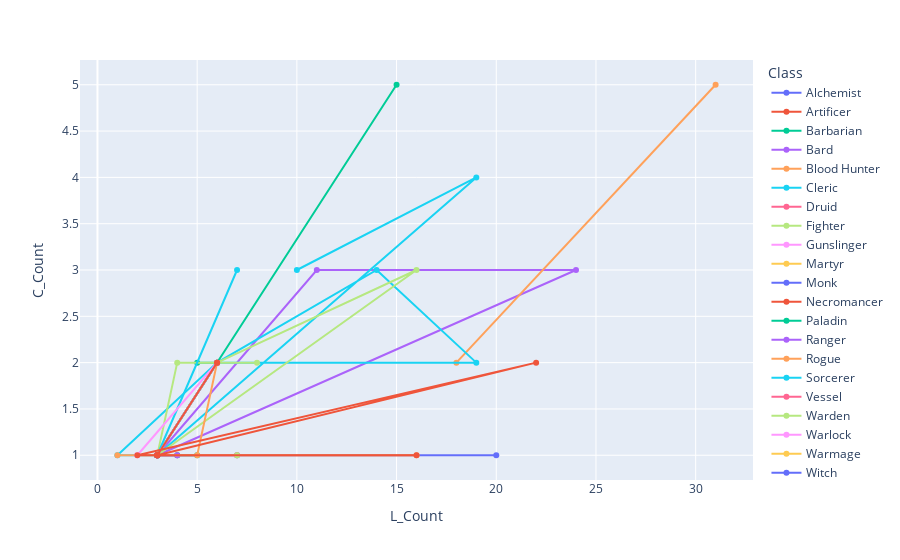

The notebook cell saved with this chart:
### Code cell
fig = px.line(Tab_Cla2, x="L_Count", y="C_Count", color="Class", markers=True)#symbol="Class"
fig.update_layout(scattergap=0.75)
fig.show()

### Figure 1 — Plotly figure (JSON) as saved in the notebook; plotly's stock layout.template omitted (floating-point values rounded to 4 significant figures)
{"data": [{"hovertemplate": "Class=Alchemist<br>L_Count=%{x}<br>C_Count=%{y}<extra></extra>", "legendgroup": "Alchemist", "line": {"color": "#636efa", "dash": "solid"}, "marker": {"symbol": "circle"}, "mode": "lines+markers", "name": "Alchemist", "orientation": "v", "showlegend": true, "x": [3, 3, 3], "xaxis": "x", "y": [1, 1, 1], "yaxis": "y", "type": "scatter"}, {"hovertemplate": "Class=Artificer<br>L_Count=%{x}<br>C_Count=%{y}<extra></extra>", "legendgroup": "Artificer", "line": {"color": "#EF553B", "dash": "solid"}, "marker": {"symbol": "circle"}, "mode": "lines+markers", "name": "Artificer", "orientation": "v", "showlegend": true, "x": [6, 3], "xaxis": "x", "y": [2, 1], "yaxis": "y", "type": "scatter"}, {"hovertemplate": "Class=Barbarian<br>L_Count=%{x}<br>C_Count=%{y}<extra></extra>", "legendgroup": "Barbarian", "line": {"color": "#00cc96", "dash": "solid"}, "marker": {"symbol": "circle"}, "mode": "lines+markers", "name": "Barbarian", "orientation": "v", "showlegend": true, "x": [5, 6, 3], "xaxis": "x", "y": [2, 2, 1], "yaxis": "y", "type": "scatter"}, {"hovertemplate": "Class=Bard<br>L_Count=%{x}<br>C_Count=%{y}<extra></extra>", "legendgroup": "Bard", "line": {"color": "#ab63fa", "dash": "solid"}, "marker": {"symbol": "circle"}, "mode": "lines+markers", "name": "Bard", "orientation": "v", "showlegend": true, "x": [3, 24, 11, 3, 3], "xaxis": "x", "y": [1, 3, 3, 1, 1], "yaxis": "y", "type": "scatter"}, {"hovertemplate": "Class=Blood Hunter<br>L_Count=%{x}<br>C_Count=%{y}<extra></extra>", "legendgroup": "Blood Hunter", "line": {"color": "#FFA15A", "dash": "solid"}, "marker": {"symbol": "circle"}, "mode": "lines+markers", "name": "Blood Hunter", "orientation": "v", "showlegend": true, "x": [31, 18], "xaxis": "x", "y": [5, 2], "yaxis": "y", "type": "scatter"}, {"hovertemplate": "Class=Cleric<br>L_Count=%{x}<br>C_Count=%{y}<extra></extra>", "legendgroup": "Cleric", "line": {"color": "#19d3f3", "dash": "solid"}, "marker": {"symbol": "circle"}, "mode": "lines+markers", "name": "Cleric", "orientation": "v", "showlegend": true, "x": [3, 6, 3, 3, 3, 3, 6, 19, 14, 6, 1, 3, 19, 10], "xaxis": "x", "y": [1, 2, 1, 1, 1, 1, 2, 2, 3, 2, 1, 1, 4, 3], "yaxis": "y", "type": "scatter"}, {"hovertemplate": "Class=Druid<br>L_Count=%{x}<br>C_Count=%{y}<extra></extra>", "legendgroup": "Druid", "line": {"color": "#FF6692", "dash": "solid"}, "marker": {"symbol": "circle"}, "mode": "lines+markers", "name": "Druid", "orientation": "v", "showlegend": true, "x": [4], "xaxis": "x", "y": [1], "yaxis": "y", "type": "scatter"}, {"hovertemplate": "Class=Fighter<br>L_Count=%{x}<br>C_Count=%{y}<extra></extra>", "legendgroup": "Fighter", "line": {"color": "#B6E880", "dash": "solid"}, "marker": {"symbol": "circle"}, "mode": "lines+markers", "name": "Fighter", "orientation": "v", "showlegend": true, "x": [8, 4, 3, 3, 16, 6], "xaxis": "x", "y": [2, 2, 1, 1, 3, 2], "yaxis": "y", "type": "scatter"}, {"hovertemplate": "Class=Gunslinger<br>L_Count=%{x}<br>C_Count=%{y}<extra></extra>", "legendgroup": "Gunslinger", "line": {"color": "#FF97FF", "dash": "solid"}, "marker": {"symbol": "circle"}, "mode": "lines+markers", "name": "Gunslinger", "orientation": "v", "showlegend": true, "x": [3, 7], "xaxis": "x", "y": [1, 1], "yaxis": "y", "type": "scatter"}, {"hovertemplate": "Class=Martyr<br>L_Count=%{x}<br>C_Count=%{y}<extra></extra>", "legendgroup": "Martyr", "line": {"color": "#FECB52", "dash": "solid"}, "marker": {"symbol": "circle"}, "mode": "lines+markers", "name": "Martyr", "orientation": "v", "showlegend": true, "x": [3, 6], "xaxis": "x", "y": [1, 2], "yaxis": "y", "type": "scatter"}, {"hovertemplate": "Class=Monk<br>L_Count=%{x}<br>C_Count=%{y}<extra></extra>", "legendgroup": "Monk", "line": {"color": "#636efa", "dash": "solid"}, "marker": {"symbol": "circle"}, "mode": "lines+markers", "name": "Monk", "orientation": "v", "showlegend": true, "x": [3, 7, 3, 20], "xaxis": "x", "y": [1, 1, 1, 1], "yaxis": "y", "type": "scatter"}, {"hovertemplate": "Class=Necromancer<br>L_Count=%{x}<br>C_Count=%{y}<extra></extra>", "legendgroup": "Necromancer", "line": {"color": "#EF553B", "dash": "solid"}, "marker": {"symbol": "circle"}, "mode": "lines+markers", "name": "Necromancer", "orientation": "v", "showlegend": true, "x": [3, 3, 3], "xaxis": "x", "y": [1, 1, 1], "yaxis": "y", "type": "scatter"}, {"hovertemplate": "Class=Paladin<br>L_Count=%{x}<br>C_Count=%{y}<extra></extra>", "legendgroup": "Paladin", "line": {"color": "#00cc96", "dash": "solid"}, "marker": {"symbol": "circle"}, "mode": "lines+markers", "name": "Paladin", "orientation": "v", "showlegend": true, "x": [15, 3, 5, 3, 4], "xaxis": "x", "y": [5, 1, 1, 1, 1], "yaxis": "y", "type": "scatter"}, {"hovertemplate": "Class=Ranger<br>L_Count=%{x}<br>C_Count=%{y}<extra></extra>", "legendgroup": "Ranger", "line": {"color": "#ab63fa", "dash": "solid"}, "marker": {"symbol": "circle"}, "mode": "lines+markers", "name": "Ranger", "orientation": "v", "showlegend": true, "x": [3, 4], "xaxis": "x", "y": [1, 1], "yaxis": "y", "type": "scatter"}, {"hovertemplate": "Class=Rogue<br>L_Count=%{x}<br>C_Count=%{y}<extra></extra>", "legendgroup": "Rogue", "line": {"color": "#FFA15A", "dash": "solid"}, "marker": {"symbol": "circle"}, "mode": "lines+markers", "name": "Rogue", "orientation": "v", "showlegend": true, "x": [7, 3, 1, 3, 16, 3, 3, 5, 6, 3], "xaxis": "x", "y": [1, 1, 1, 1, 1, 1, 1, 1, 2, 1], "yaxis": "y", "type": "scatter"}, {"hovertemplate": "Class=Sorcerer<br>L_Count=%{x}<br>C_Count=%{y}<extra></extra>", "legendgroup": "Sorcerer", "line": {"color": "#19d3f3", "dash": "solid"}, "marker": {"symbol": "circle"}, "mode": "lines+markers", "name": "Sorcerer", "orientation": "v", "showlegend": true, "x": [3, 3, 3, 7, 3, 6], "xaxis": "x", "y": [1, 1, 1, 3, 1, 2], "yaxis": "y", "type": "scatter"}, {"hovertemplate": "Class=Vessel<br>L_Count=%{x}<br>C_Count=%{y}<extra></extra>", "legendgroup": "Vessel", "line": {"color": "#FF6692", "dash": "solid"}, "marker": {"symbol": "circle"}, "mode": "lines+markers", "name": "Vessel", "orientation": "v", "showlegend": true, "x": [3], "xaxis": "x", "y": [1], "yaxis": "y", "type": "scatter"}, {"hovertemplate": "Class=Warden<br>L_Count=%{x}<br>C_Count=%{y}<extra></extra>", "legendgroup": "Warden", "line": {"color": "#B6E880", "dash": "solid"}, "marker": {"symbol": "circle"}, "mode": "lines+markers", "name": "Warden", "orientation": "v", "showlegend": true, "x": [7], "xaxis": "x", "y": [1], "yaxis": "y", "type": "scatter"}, {"hovertemplate": "Class=Warlock<br>L_Count=%{x}<br>C_Count=%{y}<extra></extra>", "legendgroup": "Warlock", "line": {"color": "#FF97FF", "dash": "solid"}, "marker": {"symbol": "circle"}, "mode": "lines+markers", "name": "Warlock", "orientation": "v", "showlegend": true, "x": [3, 3, 3, 6, 6, 2], "xaxis": "x", "y": [1, 1, 1, 2, 2, 1], "yaxis": "y", "type": "scatter"}, {"hovertemplate": "Class=Warmage<br>L_Count=%{x}<br>C_Count=%{y}<extra></extra>", "legendgroup": "Warmage", "line": {"color": "#FECB52", "dash": "solid"}, "marker": {"symbol": "circle"}, "mode": "lines+markers", "name": "Warmage", "orientation": "v", "showlegend": true, "x": [3, 3], "xaxis": "x", "y": [1, 1], "yaxis": "y", "type": "scatter"}, {"hovertemplate": "Class=Witch<br>L_Count=%{x}<br>C_Count=%{y}<extra></extra>", "legendgroup": "Witch", "line": {"color": "#636efa", "dash": "solid"}, "marker": {"symbol": "circle"}, "mode": "lines+markers", "name": "Witch", "orientation": "v", "showlegend": true, "x": [3, 3, 3], "xaxis": "x", "y": [1, 1, 1], "yaxis": "y", "type": "scatter"}, {"hovertemplate": "Class=Wizard<br>L_Count=%{x}<br>C_Count=%{y}<extra></extra>", "legendgroup": "Wizard", "line": {"color": "#EF553B", "dash": "solid"}, "marker": {"symbol": "circle"}, "mode": "lines+markers", "name": "Wizard", "orientation": "v", "showlegend": true, "x": [6, 3, 6, 3, 22, 2, 16, 3, 3], "xaxis": "x", "y": [2, 1, 2, 1, 2, 1, 1, 1, 1], "yaxis": "y", "type": "scatter"}], "layout": {"xaxis": {"anchor": "y", "domain": [0, 1], "title": {"text": "L_Count"}, "type": "linear", "range": [-0.7804, 32.78], "autorange": true}, "yaxis": {"anchor": "x", "domain": [0, 1], "title": {"text": "C_Count"}, "type": "linear", "range": [0.6903, 5.31], "autorange": true}, "legend": {"title": {"text": "Class"}, "tracegroupgap": 0}, "margin": {"t": 60}, "scattergap": 0.75, "autosize": true}}
